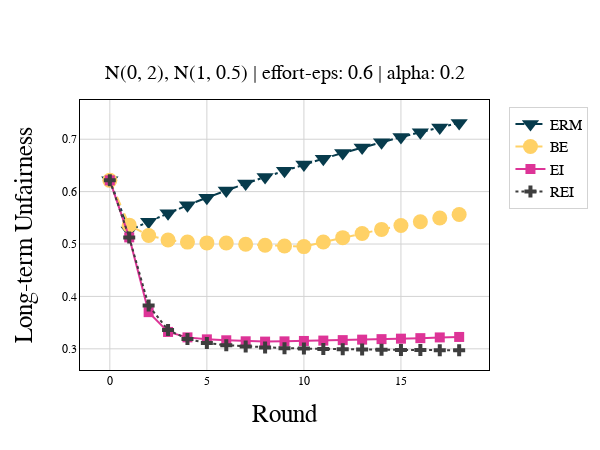

Notebook cell for this chart:
### Code cell
plot_trajectory(mean_0, std_0, mean_1, std_1, effort_eps, beta, true_df2, be_df2, ei_df2, rei_df2, n_iters=19)

### Figure 1 — Plotly figure (JSON) as saved in the notebook; plotly's stock layout.template omitted (floating-point values rounded to 4 significant figures)
{"data": [{"line": {"dash": "dashdot"}, "marker": {"color": "#073B4C", "size": 15, "symbol": "triangle-down"}, "name": "ERM", "showlegend": true, "type": "scatter", "xaxis": "x", "y": [0.6215, 0.5259, 0.5427, 0.5588, 0.5741, 0.5885, 0.6022, 0.6153, 0.6279, 0.64, 0.6517, 0.6629, 0.6737, 0.6842, 0.6943, 0.704, 0.7134, 0.7225, 0.7312], "yaxis": "y"}, {"line": {"dash": "dash"}, "marker": {"color": "#FFD166", "size": 15, "symbol": "circle"}, "name": "BE", "showlegend": true, "type": "scatter", "xaxis": "x", "y": [0.6215, 0.536, 0.5162, 0.5076, 0.5037, 0.5022, 0.5018, 0.4995, 0.4976, 0.4962, 0.4951, 0.5038, 0.5121, 0.5201, 0.5279, 0.5353, 0.5426, 0.5496, 0.5564], "yaxis": "y"}, {"line": {"dash": "solid"}, "marker": {"color": "#DD3497", "size": 10, "symbol": "square"}, "name": "EI", "showlegend": true, "type": "scatter", "xaxis": "x", "y": [0.6215, 0.5127, 0.37, 0.3322, 0.3219, 0.3181, 0.3163, 0.3144, 0.3138, 0.3143, 0.315, 0.3157, 0.3166, 0.3175, 0.3185, 0.3194, 0.3204, 0.3218, 0.3227], "yaxis": "y"}, {"line": {"dash": "dot"}, "marker": {"color": "#3e3e3e", "size": 10, "symbol": "cross"}, "name": "REI", "showlegend": true, "type": "scatter", "xaxis": "x", "y": [0.6215, 0.5127, 0.3826, 0.3359, 0.3188, 0.3112, 0.3069, 0.3046, 0.3027, 0.3013, 0.3005, 0.2997, 0.2991, 0.2986, 0.2982, 0.2979, 0.2977, 0.2975, 0.2973], "yaxis": "y"}], "layout": {"annotations": [{"font": {"size": 20}, "showarrow": false, "text": "N(0, 2), N(1, 0.5) | effort-eps: 0.6 | alpha: 0.2", "x": 0.5, "xanchor": "center", "xref": "paper", "y": 1.05, "yanchor": "bottom", "yref": "paper"}, {"font": {"size": 25}, "showarrow": false, "text": "Round", "x": 0.5, "xanchor": "center", "xref": "paper", "y": 0, "yanchor": "top", "yref": "paper", "yshift": -30}, {"font": {"size": 25}, "showarrow": false, "text": "Long-term Unfairness", "textangle": -90, "x": 0, "xanchor": "right", "xref": "paper", "xshift": -40, "y": 0.5, "yanchor": "middle", "yref": "paper"}], "font": {"color": "black", "family": "Times New Roman"}, "height": 450, "legend": {"bgcolor": "rgba(255, 255, 255, 0.7)", "bordercolor": "lightgrey", "borderwidth": 1, "entrywidth": 0.1, "entrywidthmode": "pixels", "font": {"size": 15}, "x": 1.05, "xanchor": "left", "y": 0.975}, "paper_bgcolor": "white", "plot_bgcolor": "white", "width": 600, "xaxis": {"anchor": "y", "domain": [0, 1], "gridcolor": "lightgrey", "linecolor": "black", "mirror": true, "showline": true, "title": {"font": {"size": 25}}, "zerolinecolor": "lightgrey", "zerolinewidth": 1}, "yaxis": {"anchor": "x", "domain": [0, 1], "gridcolor": "lightgrey", "linecolor": "black", "mirror": true, "showline": true, "title": {"font": {"size": 25}}, "zerolinecolor": "lightgrey", "zerolinewidth": 1}}}
